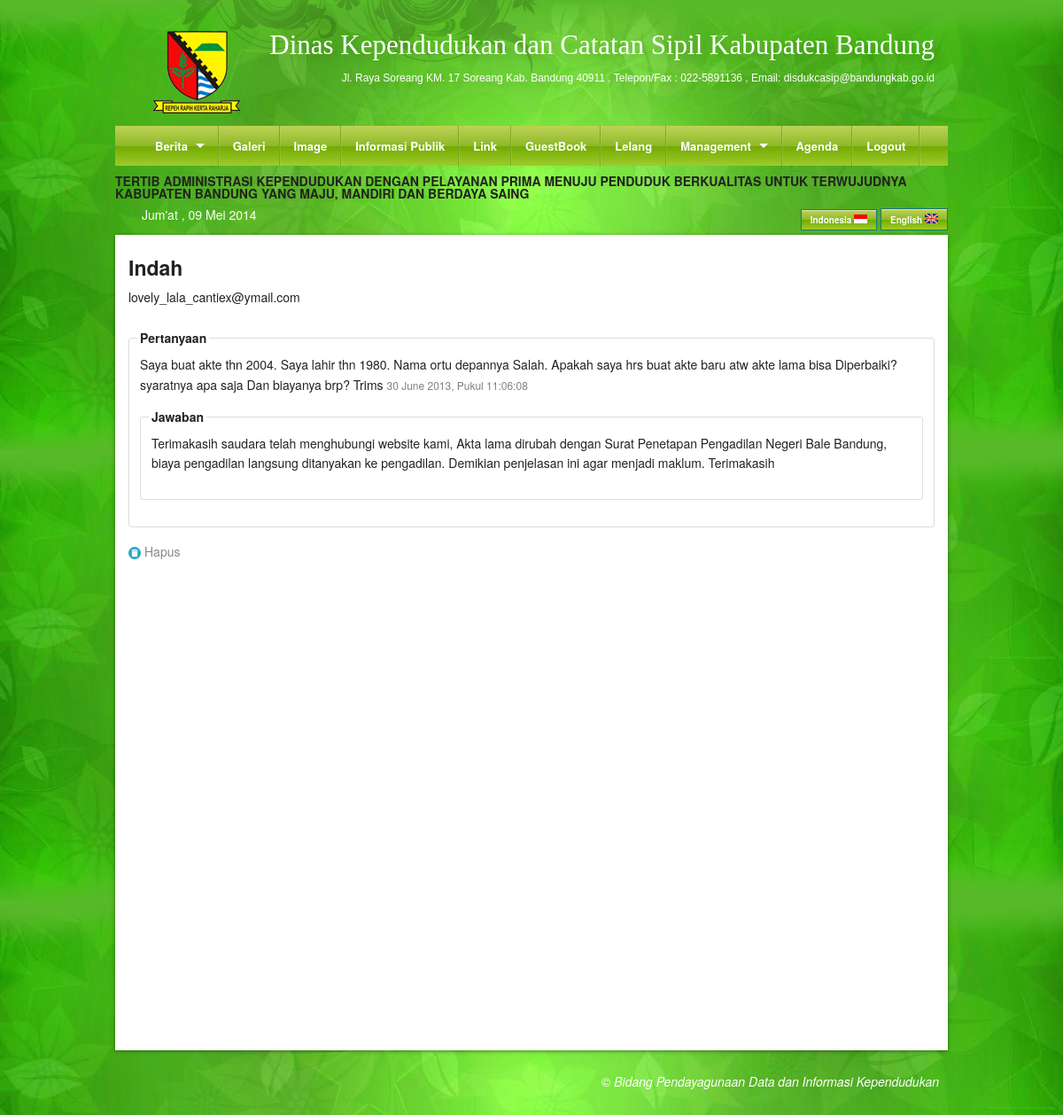
/DetailGuestBook/432 (signed in), run on the app's committed database.
### tables this page shows
CREATE TABLE `content` (
  `home_indo` text,
  `home_ing` text,
  `profile_indo` text,
  `profile_ing` text,
  `kk_indo` text,
  `kk_ing` text,
  `ktp_indo` text,
  `ktp_ing` text,
  `lahir_indo` text,
  `lahir_ing` text,
  `kawin_indo` text,
  `kawin_ing` text,
  `cerai_indo` text,
  `cerai_ing` text,
  `rusak_indo` text,
  `rusak_ing` text,
  `mati_indo` text,
  `mati_ing` text,
  `landasan_indo` text,
  `landasan_ing` text,
  `marquee_indo` text,
  `marquee_ing` text,
  `kami_indo` text,
  `kami_ing` text
);

CREATE TABLE `guestbook` (
  `IdGuest` varchar(5) NOT NULL,
  `Nama` varchar(50) NOT NULL,
  `Email` varchar(50) NOT NULL,
  `Pertanyaan` text NOT NULL,
  `Tanggal` datetime NOT NULL,
  `Jawaban` text NOT NULL,
  PRIMARY KEY (`IdGuest`)
);

### Proses/Database.php (called while the page is built, shortened)
<?php
class DB{
        var $Result;
        function doExec($sqlstr){
                 if (!$this->Result = mysql_query($sqlstr)){
                       print "Query Error :" .mysql_error();
                       Exit;
                 }
        }
        function doArray(){
                 return $this->Rec = mysql_fetch_array($this->Result);
        }
}
?>

### Proses/ArsenLibrary.php (called while the page is built, shortened)
<?php
include_once("Database.php");
class arsenlexdorf extends DB{
function pilih($table,$where,$id){
   $row=count($where);
   $sql = "Select * from ".$table." where ";
   for($i=0;$i<=$row;$i++){
     $sql .= $where[$i];
        if($i<$row-1){
             $sql .= " = ".$id[$i]." and ";
        }else if ($i == $row){
            $sql.= " = ".$id[$i-1]." ";
            }
     }
    $this->doExec($sql);
}
}
?>

### Content/SA/DetailGuestBook.php (the view)
<?php
include_once("Proses/ArsenLibrary.php");
$arsen  =   new arsenlexdorf;
$table  =   "guestbook";
$where  =   array("IdGuest");
$id     =   array($id);
$arsen->pilih($table,$where,$id);
$array  =   $arsen->doArray();
$exp = explode(" ",$array['Tanggal']);
$get = explode("-",$exp[0]);
$date = mktime(0,0,0,$get[1],$get[2],$get[0]);
?>
<h4><?php echo ucwords($array[1]); ?></h4>
<?php echo $array[2]; ?><br /><br />
<fieldset>
<legend>Pertanyaan</legend>
<p>
<?php echo $array[3]; ?> <span class="tsmall abu"><?php echo date("d F Y",$date).", Pukul ".$exp[1]; ?></span>
</p>
<fieldset>
<legend>Jawaban</legend>
<p><?php echo $array[5]; ?></p>
</fieldset>
</fieldset>
<p>
    <a href="<?php echo $base_url;?>/ConfirmDeleteGuestBook/<?php echo $array[0];?>" class="icon foundicon-trash"></a>
</p>

### Content/User/search.php (shortened to what this page needs)
<?php
$hari   =   date("D");
switch($hari){
    case "Fri":
    $namaHari="Jum'at";
    break;
}
$month=date("m");
    switch($month){
        case "05":
        $bulan  ="Mei";
        break;
}
$tanggal    =   date("d");
$tahun  =   date("Y");
?>
<div>
<marquee direction="left" scrollamount="6" >
<?php
include_once("Proses/ArsenLibrary.php");
$sqlx    =   "select marquee_indo from content";
$queryx  =   mysql_query($sqlx);
$arrayx  =   mysql_fetch_array($queryx);
echo $arrayx[0];
?>
</marquee>
</div>
<div>
<div class="nine columns">
<div class="nine columns" style=" padding: 10px 0px 5px 15px; color: white;"><?php echo "$namaHari , $tanggal $bulan $tahun"; ?></div>
</div>
<div class="three columns bahasa">
<a href="<?php echo $base_url; ?>/indonesia.php" class="button small tiny greengloss">Indonesia <img src="<?php echo $base_url; ?>/images/indonesia.png" /></a>
<a href="<?php echo $base_url; ?>/english.php" class="button small tiny greengloss">English  <img src="<?php echo $base_url; ?>/images/english.png" /></a>
</div>
</div>

### stylesheets/style.css (style rules this page uses)
body { background: url(../images/bg/bg3.png) #58b929; background-size:contain; }
.bahasa { color: white; padding: 10px 0px 5px 0px; text-align: right; }
.bahasa a { color: white; }
.tsmall { font-size: 12px; }
.abu { color: grey; }

### stylesheets/color.css (style rules this page uses)
.greengloss { background: #bfd255; background: -moz-linear-gradient(top, #bfd255 0%, #8eb92a 50%, #72aa00 51%, #9ecb2d 100%); background: -webkit-gradient(linear, left top, left bottom, color-stop(0%,#bfd255), color-stop(50%,#8eb92a), color-stop(51%,#72aa00), color-stop(100%,#9ecb2d)); background: -webkit-linear-gradient(top, #bfd255 0%,#8eb92a 50%,#72aa00 51%,#9ecb2d 100%); background: -o-linear-gradient(top, #bfd255 0%,#8eb92a 50%,#72aa00 51%,#9ecb2d 100%); background: -ms-linear-gradient(top, #bfd255 0%,#8eb92a 50%,#72aa00 51%,#9ecb2d 100%); background: linear-gradient(to bottom, #bfd255 0%,#8eb92a 50%,#72aa00 51%,#9ecb2d 100%); filter: progid:DXImageTransform.Microsoft.gradient( startColorstr='#bfd255', endColorstr='#9ecb2d',GradientType=0 ); }

### data on the page
content: marquee_indo "TERTIB ADMINISTRASI KEPENDUDUKAN DENGAN PELAYANAN PRIMA MENUJU PENDUDUK BERKUALITAS UNTUK TERWUJUDNYA KABUPATEN BANDUNG YANG MAJU, MANDIRI DAN BERDAYA SAING"
guestbook: Nama "Indah", Email "lovely_lala_cantiex@ymail.com", Pertanyaan "Saya buat akte thn 2004. Saya lahir thn 1980. Nama ortu depannya Salah. Apakah saya hrs buat akte baru atw akte lama bisa Diperbaiki?syaratnya apa saja Dan biayanya brp? Trims", Tanggal "30 June 2013", Tanggal "11:06:08", Jawaban "Terimakasih saudara telah menghubungi website kami, Akta lama dirubah dengan Surat Penetapan Pengadilan Negeri Bale Bandung, biaya pengadilan langsung ditanyakan ke pengadilan. Demikian penjelasan ini agar menjadi maklum. Terimakasih"

### other printed values
$namaHari "Jum'at"
$bulan "Mei"
